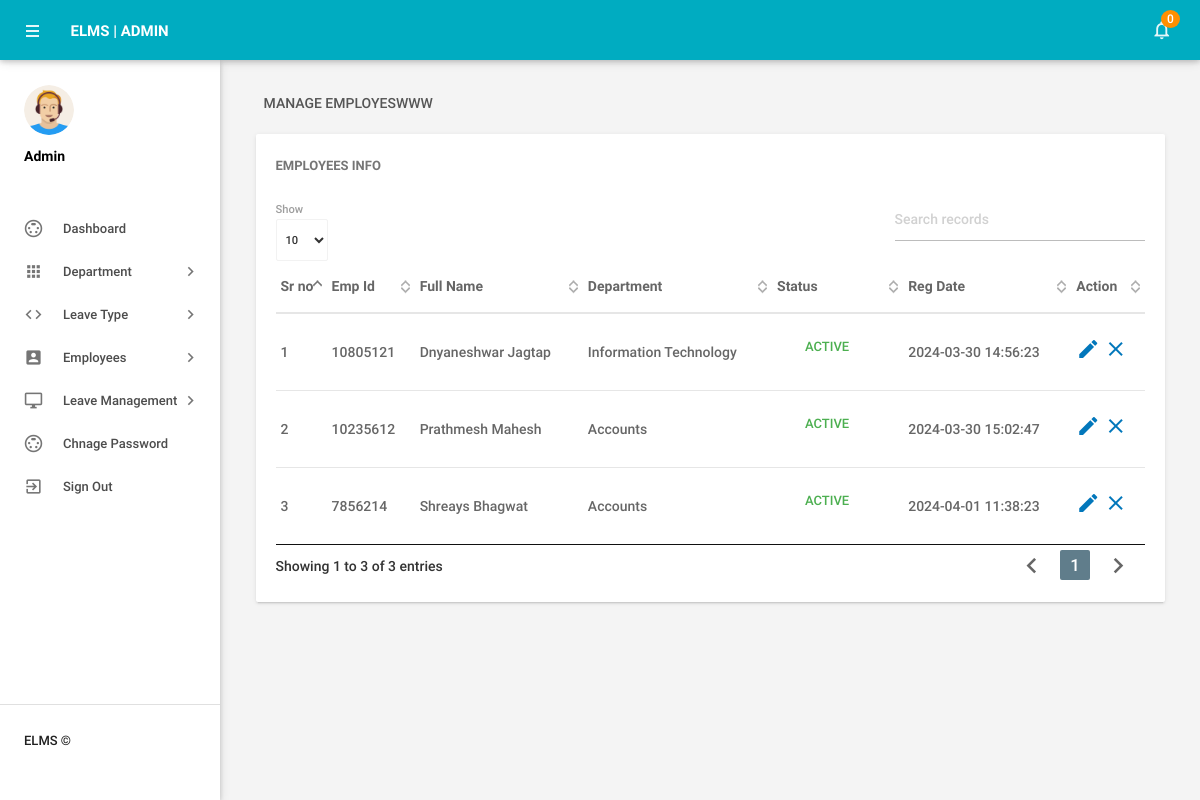
/elms/admin/manageemployee.php (signed in), run on the app's committed database.
### tables this page shows
CREATE TABLE `tblemployees` (
  `id` int(11) NOT NULL,
  `EmpId` varchar(100) NOT NULL,
  `FirstName` varchar(150) DEFAULT NULL,
  `LastName` varchar(150) DEFAULT NULL,
  `EmailId` varchar(200) DEFAULT NULL,
  `Password` varchar(180) DEFAULT NULL,
  `Gender` varchar(100) DEFAULT NULL,
  `Dob` varchar(100) DEFAULT NULL,
  `Department` varchar(255) DEFAULT NULL,
  `Address` varchar(255) DEFAULT NULL,
  `City` varchar(200) DEFAULT NULL,
  `Country` varchar(150) DEFAULT NULL,
  `Phonenumber` char(11) DEFAULT NULL,
  `Status` int(1) DEFAULT NULL,
  `RegDate` timestamp NULL DEFAULT current_timestamp()
);

### elms/admin/manageemployee.php (the view, shortened to what this page needs)
<?php
include('includes/config.php');
if (strlen($_SESSION['alogin']) == 0) {
    header('location:index.php');
} else {
?>
    <!DOCTYPE html>
    <html lang="en">
    <head>
        <link type="text/css" rel="stylesheet" href="../assets/plugins/materialize/css/materialize.min.css" />
        <link href="../assets/plugins/material-preloader/css/materialPreloader.min.css" rel="stylesheet">
        <link href="../assets/plugins/datatables/css/jquery.dataTables.min.css" rel="stylesheet">
        <link href="../assets/css/alpha.min.css" rel="stylesheet" type="text/css" />
        <link href="../assets/css/custom.css" rel="stylesheet" type="text/css" />
        <link rel="stylesheet" href="sweetalert2.min.css">
    </head>
    <body>
        <?php include('includes/header.php'); ?>
        <?php include('includes/sidebar.php'); ?>
        <main class="mn-inner">
            <div class="row">
                <div class="col s12">
                    <div class="page-title">Manage EmployesWWW</div>
                </div>
                <div class="col s12 m12 l12">
                    <div class="card">
                        <div class="card-content">
                            <span class="card-title">Employees Info</span>
                            <table id="example" class="display responsive-table ">
                                <thead>
                                    <tr>
                                        <th>Sr no</th>
                                        <th>Emp Id</th>
                                        <th>Full Name</th>
                                        <th>Department</th>
                                        <th>Status</th>
                                        <th>Reg Date</th>
                                        <th>Action</th>
                                    </tr>
                                </thead>
                                <tbody>
                                    <?php $sql = "SELECT EmpId,FirstName,LastName,Department,Status,RegDate,id from  tblemployees";
                                    $query = $dbh->prepare($sql);
                                    $query->execute();
                                    $results = $query->fetchAll(PDO::FETCH_OBJ);
                                    $cnt = 1;
                                    if ($query->rowCount() > 0) {
                                        foreach ($results as $result) {               ?>
                                            <tr>
                                                <td> <?php echo htmlentities($cnt); ?></td>
                                                <td><?php echo htmlentities($result->EmpId); ?></td>
                                                <td><?php echo htmlentities($result->FirstName); ?>&nbsp;<?php echo htmlentities($result->LastName); ?></td>
                                                <td><?php echo htmlentities($result->Department); ?></td>
                                                <td><?php $stats = $result->Status;
                                                    if ($stats) {
                                                    ?>
                                                        <a class="waves-effect waves-green btn-flat m-b-xs">Active</a>
                                                    <?php } else { ?>
                                                        <a class="waves-effect waves-red btn-flat m-b-xs">Inactive</a>
                                                    <?php } ?>
                                                </td>
                                                <td><?php echo htmlentities($result->RegDate); ?></td>
                                                <td><a href="editemployee.php?empid=<?php echo htmlentities($result->id); ?>"><i class="material-icons">mode_edit</i></a>
                                                    <?php if ($result->Status == 1) { ?>
                                                        <a onclick="myFun(<?php echo $result->id ?>, 'manageemployee.php?inid=', 'Are you sure you want to inactive this Employe?');"> <i class=" material-icons" title="Inactive">clear</i>
                                                        <?php } else { ?>
                                                            <a onclick="myFun(<?php echo $result->id?>, 'manageemployee.php?id=', 'Are you sure you want to active this employee?');"><i class=" material-icons" title="Active">done</i>
                                                            <?php } ?>
                                                </td>
                                            </tr>
                                    <?php $cnt++;
                                        }
                                    } ?>
                                </tbody>
                            </table>
                        </div>
                    </div>
                </div>
            </div>
        </main>
        </div>
        <div class="left-sidebar-hover"></div>
    </body>
    </html>
<?php } ?>

### data on the page
tblemployees: EmpId "10805121", FirstName "Dnyaneshwar", LastName "Jagtap", Department "Information Technology", Status "ACTIVE", RegDate "2024-03-30 14:56:23"
tblemployees: EmpId "10235612", FirstName "Prathmesh", LastName "Mahesh", Department "Accounts", Status "ACTIVE", RegDate "2024-03-30 15:02:47"
tblemployees: EmpId "7856214", FirstName "Shreays", LastName "Bhagwat", Department "Accounts", Status "ACTIVE", RegDate "2024-04-01 11:38:23"

### other printed values
$unreadcount "0"
